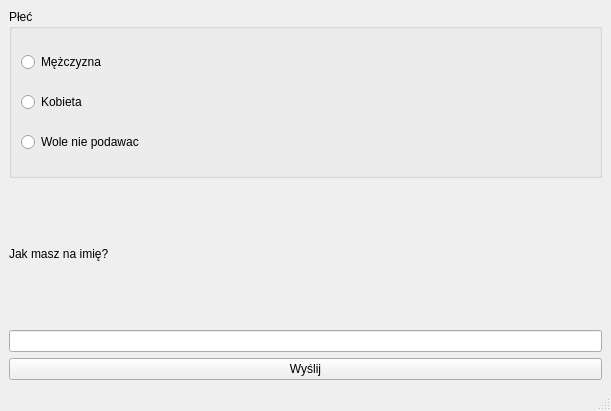
<?xml version="1.0" encoding="UTF-8"?>
<ui version="4.0">
 <class>MainWindow</class>
 <widget class="QMainWindow" name="MainWindow">
  <property name="geometry">
   <rect>
    <x>0</x>
    <y>0</y>
    <width>611</width>
    <height>411</height>
   </rect>
  </property>
  <property name="windowTitle">
   <string>MainWindow</string>
  </property>
  <widget class="QWidget" name="centralwidget">
   <layout class="QVBoxLayout" name="verticalLayout_2">
    <item>
     <widget class="QGroupBox" name="groupBox">
      <property name="title">
       <string>Płeć</string>
      </property>
      <layout class="QVBoxLayout" name="verticalLayout">
       <item>
        <widget class="QRadioButton" name="radioButton">
         <property name="text">
          <string>Mężczyzna</string>
         </property>
        </widget>
       </item>
       <item>
        <widget class="QRadioButton" name="radioButton_2">
         <property name="text">
          <string>Kobieta</string>
         </property>
        </widget>
       </item>
       <item>
        <widget class="QRadioButton" name="radioButton_3">
         <property name="text">
          <string>Wole nie podawac</string>
         </property>
        </widget>
       </item>
      </layout>
     </widget>
    </item>
    <item>
     <layout class="QVBoxLayout" name="verticalLayout_3">
      <item>
       <widget class="QLabel" name="label">
        <property name="text">
         <string>Jak masz na imię?</string>
        </property>
       </widget>
      </item>
      <item>
       <widget class="QLineEdit" name="lineEdit"/>
      </item>
     </layout>
    </item>
    <item>
     <widget class="QPushButton" name="pushButton">
      <property name="text">
       <string>Wyślij</string>
      </property>
     </widget>
    </item>
   </layout>
  </widget>
  <widget class="QMenuBar" name="menubar">
   <property name="geometry">
    <rect>
     <x>0</x>
     <y>0</y>
     <width>611</width>
     <height>39</height>
    </rect>
   </property>
  </widget>
  <widget class="QStatusBar" name="statusbar"/>
 </widget>
 <resources/>
 <connections/>
 <slots>
  <slot>buttonClicked()</slot>
 </slots>
</ui>
